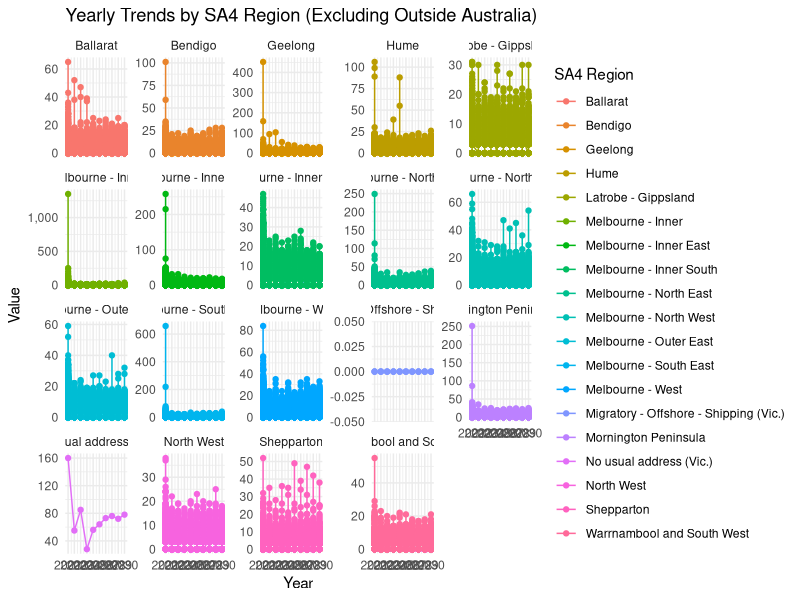

R code for this plot:
library(readxl)
library(ggplot2)
library(dplyr)
library(tidyr)

library(tidyverse)

# Read the Excel file
sa_regions <- read_excel("SAregions_AUS.xlsx")

# Read the CSV file
complete_table <- read.csv("complete_table.csv")

complete_table <- complete_table %>%
  mutate(sa1reg = as.numeric(sa1reg))

merged_data <- left_join(complete_table, sa_regions, by = c("sa1reg" = "SA1_CODE_2021"))


glimpse(merged_data)


# Reshape the data
merged_data <- merged_data %>%
  pivot_longer(cols = starts_with("X20"), 
               names_to = "Year", 
               values_to = "Value") %>%
  mutate(Year = as.integer(sub("X", "", Year))) 

merged_data <- merged_data %>%
  filter(SA4_NAME_2021 != "Outside Australia")


ggplot(merged_data, aes(x = Year, y = Value, color = SA4_NAME_2021, group = SA4_NAME_2021)) +
  geom_line() +
  geom_point() +  # Add points for each year
  scale_x_continuous(breaks = seq(2021, 2030, by = 1)) +  # Ensure each year is shown separately
  scale_y_continuous(labels = scales::comma) +  # Rescale the y-axis and add comma separator for large numbers
  labs(title = "Yearly Trends by SA4 Region (Excluding Outside Australia)",
       x = "Year",
       y = "Value",
       color = "SA4 Region") +
  theme_minimal() +
  facet_wrap(~ SA4_NAME_2021, scales = "free_y")  # Facet wrap by SA4_NAME with independent y-scales



